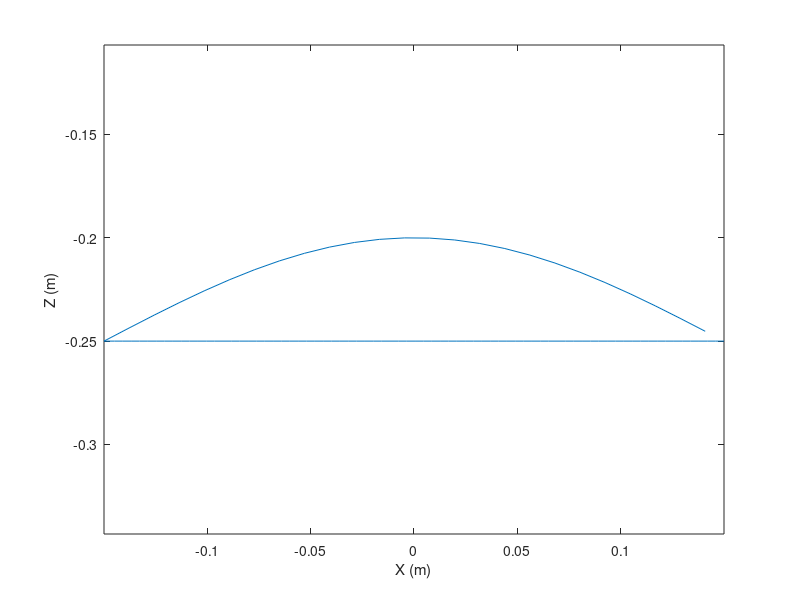
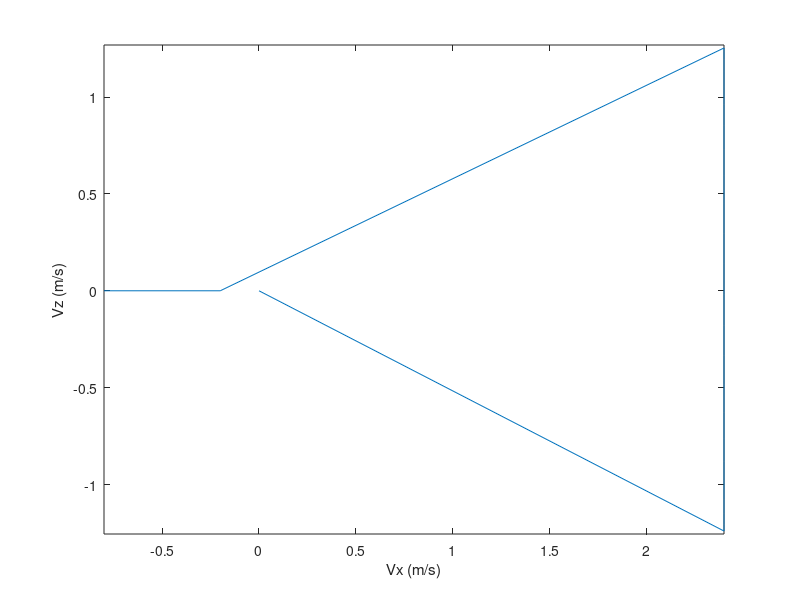

MATLAB code to generate these figures, in order: (Note: this script raises an error after producing the figures.)
clc
clear
close all
%%

% Params
stride_frequency = 2.0; % Hz
stride_length = 0.050; % mm
publish_frequency = 200; % Hz

N = publish_frequency / stride_frequency;
t = linspace(0, 1/stride_frequency, N);

z_nom = -0.25;
x_land = 0.15;
x_lift = -0.15;
z_lift = 0.05;

x_stance = x_land + t * (x_lift - x_land) / (3/4 * t(end));
x_swing = x_lift + t * (x_land - x_lift) / (1/4 * t(end));

z_stance = z_nom * ones(1, 3/4*N);
z_swing = z_nom + z_lift * sin(4 * pi * t * stride_frequency);

x = [x_stance(1:3/4*N), x_swing(1:1/4*N)];
y = 0.08505 * ones(1,N);
z = [z_stance(1:3/4*N), z_swing(1:1/4*N)];

pos_traj = [x; y; z];

figure
title("Position Trajectory")
plot(pos_traj(1,:), pos_traj(3,:))
xlabel("X (m)")
ylabel("Z (m)")
axis equal

% vel_traj = zeros(size(pos_traj));
vel_traj = [diff(pos_traj(1,:))./diff(t), 0;
            diff(pos_traj(2,:))./diff(t), 0;
            diff(pos_traj(3,:))./diff(t), 0];

figure
title("Velocity Trajectory")
plot(vel_traj(1,:), vel_traj(3,:))
xlabel("Vx (m/s)")
ylabel("Vz (m/s)")
axis equal

force_traj = zeros(size(pos_traj));

t = floor(t * 1E3);

output = [];
for leg = 0:3

    sz = size(t);
    leg_id = leg * ones(sz);
    control_mode = 3*ones(sz);
    input_mode = 1*ones(sz);

    flip = [1 1 1];
    if (leg > 1)
        flip = [1 -1 1];
    end

    pos_traj = [pos_traj(:,leg/4*N+1:end), pos_traj(:,1:leg/4*N)];
    vel_traj = [pos_traj(:,leg/4*N+1:end), pos_traj(:,1:leg/4*N)];
    force_traj = [pos_traj(:,leg/4*N+1:end), pos_traj(:,1:leg/4*N)];

    output = [output;
              t', leg_id', control_mode', input_mode', flip .* pos_traj', vel_traj', force_traj']

end

writematrix(output, '../starq/trajectories/walking.txt', 'Delimiter', ' ');


